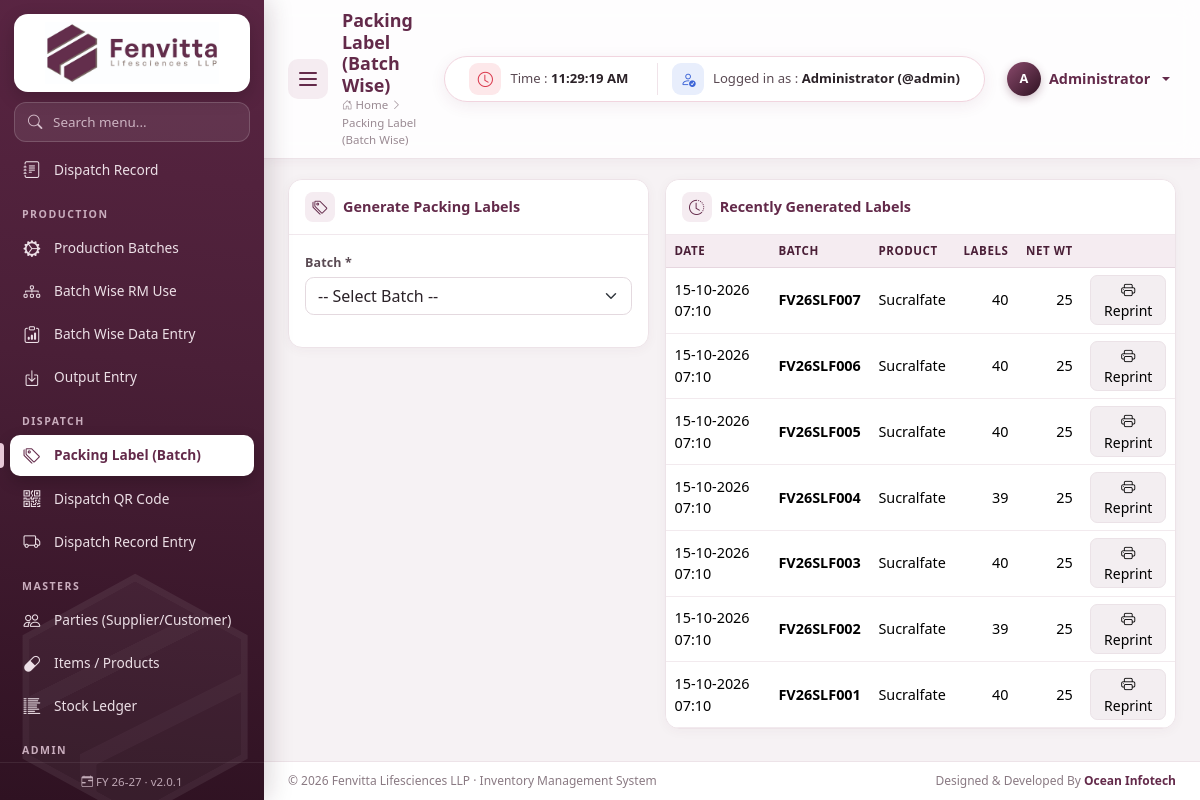
The page /modules/packing_label/index.php (signed in) on the database its author committed.
### tables this page shows
CREATE TABLE packing_labels (
  id INT AUTO_INCREMENT PRIMARY KEY,
  batch_id INT NOT NULL,
  label_count INT NOT NULL DEFAULT 1,
  start_no INT NOT NULL DEFAULT 1,
  net_wt DECIMAL(10,3) NOT NULL DEFAULT 0,
  tare_wt DECIMAL(10,3) NOT NULL DEFAULT 0,
  pack_type VARCHAR(60) NULL,
  storage VARCHAR(200) NULL,
  created_by INT NULL,
  created_at TIMESTAMP DEFAULT CURRENT_TIMESTAMP,
  INDEX (batch_id)
);

CREATE TABLE production_batches (
  id INT AUTO_INCREMENT PRIMARY KEY,
  batch_no VARCHAR(40) NOT NULL UNIQUE,
  item_id INT NOT NULL,
  plant VARCHAR(100) NULL,
  batch_size DECIMAL(14,3) NOT NULL DEFAULT 0,
  start_date DATE NULL,
  end_date DATE NULL,
  mfg_date DATE NULL,
  exp_date DATE NULL,
  status ENUM('Planned','In Process','Completed','Cancelled') NOT NULL DEFAULT 'Planned',
  remarks TEXT NULL,
  created_by INT NULL,
  created_at TIMESTAMP DEFAULT CURRENT_TIMESTAMP,
  INDEX (item_id), INDEX (status)
);

CREATE TABLE items (
  id INT AUTO_INCREMENT PRIMARY KEY,
  item_type ENUM('RM','PM','FG','CONSUMABLE','SERVICE') NOT NULL DEFAULT 'RM',
  code VARCHAR(40) NULL,
  name VARCHAR(150) NOT NULL,
  cas_no VARCHAR(40) NULL,
  grade VARCHAR(60) NULL,
  hsn VARCHAR(20) NULL,
  unit VARCHAR(15) NOT NULL DEFAULT 'kg',
  gst_rate DECIMAL(5,2) NOT NULL DEFAULT 18,
  std_rate DECIMAL(14,2) NOT NULL DEFAULT 0,
  reorder_level DECIMAL(14,3) NOT NULL DEFAULT 0,
  opening_qty DECIMAL(14,3) NOT NULL DEFAULT 0,
  opening_rate DECIMAL(14,2) NOT NULL DEFAULT 0,
  opening_date DATE NULL,
  shelf_life_months INT NOT NULL DEFAULT 0,
  is_active TINYINT(1) NOT NULL DEFAULT 1,
  created_at TIMESTAMP DEFAULT CURRENT_TIMESTAMP,
  INDEX (item_type)
);

### includes/db.php (called while the page is built, shortened)
<?php
$conn = null;
function db()
{
    global $conn;
    if ($conn === null) {
        try {
            $conn = mysqli_connect(DB_HOST, DB_USER, DB_PASS, DB_NAME, DB_PORT);
            mysqli_set_charset($conn, 'utf8mb4');
        } catch (mysqli_sql_exception $e) {
            http_response_code(500);
            die('<h3 style="font-family:sans-serif;color:#632a4a">Database connection failed.</h3>'
                . '<p style="font-family:sans-serif">Check <code>config/config.php</code> and import <code>database/fenvita_inventory.sql</code>.<br><small>'
                . htmlspecialchars($e->getMessage()) . '</small></p>');
        }
    }
    return $conn;
}
function q($sql, $params = [])
{
    $stmt = mysqli_prepare(db(), $sql);
    mysqli_stmt_execute($stmt);
    $result = mysqli_stmt_get_result($stmt);
    return $result === false ? true : $result;
}
function rows($sql, $params = [])
{
    $result = q($sql, $params);
    return mysqli_fetch_all($result, MYSQLI_ASSOC);
}

### modules/packing_label/index.php (the view, shortened to what this page needs)
<?php
$labelId = (int)get('label_id');
$set = $labelId ? row('SELECT * FROM packing_labels WHERE id=?', [$labelId]) : null;
$batchId = $set ? (int)$set['batch_id'] : (int)get('batch_id');
$history = rows('SELECT pl.*, b.batch_no, i.name product FROM packing_labels pl JOIN production_batches b ON b.id = pl.batch_id
                 JOIN items i ON i.id = b.item_id ORDER BY pl.id DESC LIMIT 30');
include ROOT_PATH . '/includes/header.php';
?>
<?php if (!$set): ?>
<div class="row g-3">
    <div class="col-xl-5">
        <div class="card">
            <div class="card-header"><i class="bi bi-tags"></i> Generate Packing Labels</div>
            <div class="card-body">
                <form method="get" class="mb-3">
                    <label class="form-label">Batch *</label>
                    <select name="batch_id" class="form-select" onchange="this.form.submit()"><?= batch_options($batchId) ?></select>
                </form>
            </div>
        </div>
    </div>
    <div class="col-xl-7">
        <div class="card">
            <div class="card-header"><i class="bi bi-clock-history"></i> Recently Generated Labels</div>
            <div class="table-responsive">
                <table class="table table-sm table-hover">
                    <thead><tr><th>Date</th><th>Batch</th><th>Product</th><th class="num">Labels</th><th class="num">Net Wt</th><th></th></tr></thead>
                    <tbody>
                    <?php foreach ($history as $h): ?>
                        <tr>
                            <td><?= date('d-m-Y H:i', strtotime($h['created_at'])) ?></td><td class="fw-bold"><?= e($h['batch_no']) ?></td><td><?= e($h['product']) ?></td>
                            <td class="num"><?= (int)$h['label_count'] ?></td><td class="num"><?= qty($h['net_wt'], 3) ?></td>
                            <td class="text-end"><a href="?label_id=<?= $h['id'] ?>" class="btn btn-sm btn-light"><i class="bi bi-printer"></i> Reprint</a></td>
                        </tr>
                    <?php endforeach; ?>
                    </tbody>
                </table>
            </div>
        </div>
    </div>
</div>
<?php endif; ?>
<?php include ROOT_PATH . '/includes/footer.php'; ?>

### assets/css/style.css (style rules this page uses)
:root { --fv-primary: #632a4a; --fv-primary-dark: #4a1f37; --fv-primary-deep: #2f1222; --fv-primary-soft: #8a4a6c; --fv-primary-light: #f5ecf1; --fv-accent: #8c7b73; --fv-accent-light: #efe9e6; --fv-bg: #f6f2f4; --fv-text: #2b2228; --sidebar-w: 264px; --sidebar-mini-w: 78px; --ease: cubic-bezier(.4, 0, .2, 1); --bs-primary: #632a4a; --bs-primary-rgb: 99, 42, 74; --bs-link-color: #632a4a; --bs-link-color-rgb: 99, 42, 74; --bs-link-hover-color: #4a1f37; --bs-link-hover-color-rgb: 74, 31, 55; --bs-body-font-family: "Segoe UI", Inter, Roboto, "Helvetica Neue", Arial, sans-serif; --bs-body-color: #2b2228; --bs-border-radius: .55rem; }
body { background: var(--fv-bg); font-size: .9rem; }
* { scrollbar-width: thin; scrollbar-color: #cdb7c3 transparent; }
.btn { transition: all .2s var(--ease); font-weight: 500; }
.btn-light { --bs-btn-bg: #f3eef1; --bs-btn-border-color: #ebe2e7; --bs-btn-hover-bg: #ebe0e6; }
.btn-sm { border-radius: .45rem; }
.form-control, .form-select { border-color: #e4d9df; transition: border-color .2s, box-shadow .2s; }
.form-label { font-weight: 600; font-size: .78rem; color: #5a4a53; margin-bottom: .25rem; letter-spacing: .01em; }
.content > *, .content > .row > [class*="col"] { animation: fadeUp .5s var(--ease) both; }
.content > .row > [class*="col"]:nth-child(2) { animation-delay: .07s; }
.table tbody tr { animation: fadeIn .4s ease both; }
.card { border: 1px solid #ede3e8; border-radius: 14px; box-shadow: 0 2px 12px rgba(99, 42, 74, .045); transition: box-shadow .25s, transform .25s; }
.card-header { background: #fff; border-bottom: 1px solid #f1e8ed; font-weight: 700; color: var(--fv-primary); padding: 12px 16px; border-radius: 14px 14px 0 0 !important; display: flex; align-items: center; gap: 8px; flex-wrap: wrap; }
.card-header > i:first-child { width: 30px; height: 30px; border-radius: 8px; display: inline-grid; place-items: center; background: var(--fv-primary-light); font-size: .95rem; }
.table { --bs-table-hover-bg: #fbf5f8; margin-bottom: 0; }
.table thead th { background: var(--fv-primary-light); color: var(--fv-primary-dark); font-size: .72rem; text-transform: uppercase; letter-spacing: .05em; font-weight: 700; white-space: nowrap; border-bottom: 1px solid #e6d6df; vertical-align: middle; }
.table td { vertical-align: middle; border-color: #f2eaee; }
.table-hover tbody tr { transition: background .15s; }
.table-sm td, .table-sm th { padding: .45rem .55rem; }
.table-responsive { border-radius: 0 0 14px 14px; }
.num { text-align: right; white-space: nowrap; font-variant-numeric: tabular-nums; }
td .btn-sm { padding: .2rem .45rem; }

### rows shown on the page
packing_labels: created_at "15-10-2026 07:10", production_batches.batch_no "FV26SLF007", items.name "Sucralfate", label_count "40", net_wt "25"
packing_labels: created_at "15-10-2026 07:10", production_batches.batch_no "FV26SLF006", items.name "Sucralfate", label_count "40", net_wt "25"
packing_labels: created_at "15-10-2026 07:10", production_batches.batch_no "FV26SLF005", items.name "Sucralfate", label_count "40", net_wt "25"
packing_labels: created_at "15-10-2026 07:10", production_batches.batch_no "FV26SLF004", items.name "Sucralfate", label_count "39", net_wt "25"
packing_labels: created_at "15-10-2026 07:10", production_batches.batch_no "FV26SLF003", items.name "Sucralfate", label_count "40", net_wt "25"
packing_labels: created_at "15-10-2026 07:10", production_batches.batch_no "FV26SLF002", items.name "Sucralfate", label_count "39", net_wt "25"
packing_labels: created_at "15-10-2026 07:10", production_batches.batch_no "FV26SLF001", items.name "Sucralfate", label_count "40", net_wt "25"

### other values the page prints
$navSub[0] "Dispatch Record"
$navItem[0] "PRODUCTION"
$navSub[0] "Production Batches"
$navSub[0] "Batch Wise RM Use"
$navSub[0] "Batch Wise Data Entry"
$navSub[0] "Output Entry"
$navItem[0] "DISPATCH"
$navSub[0] "Packing Label (Batch)"
$navSub[0] "Dispatch QR Code"
$navSub[0] "Dispatch Record Entry"
$navItem[0] "MASTERS"
$navSub[0] "Parties (Supplier/Customer)"
$navSub[0] "Items / Products"
$navSub[0] "Stock Ledger"
$navItem[0] "ADMIN"
